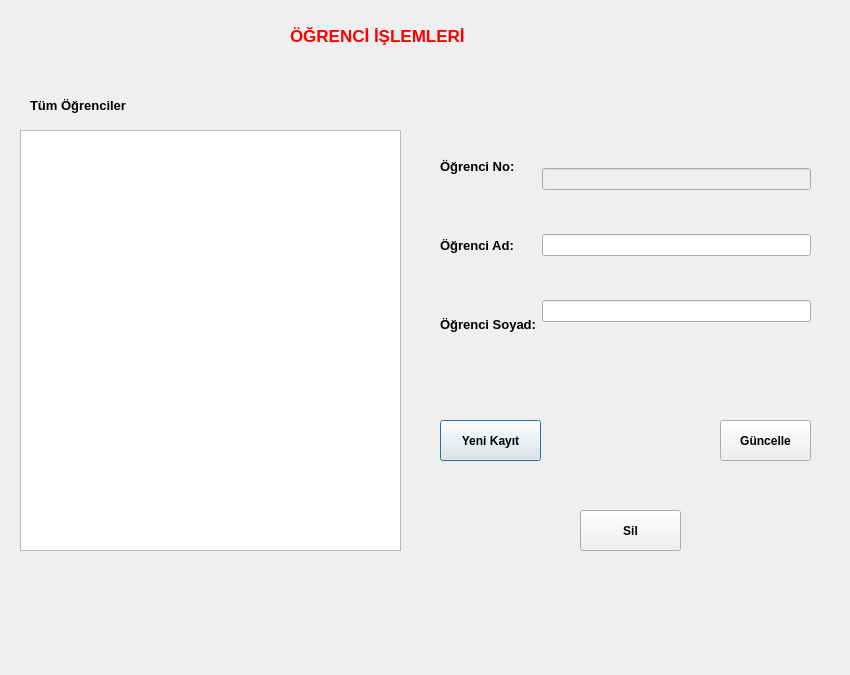
<?xml version="1.0" encoding="UTF-8"?>
<ui version="4.0">
 <class>ogrenci_islemleri</class>
 <widget class="QDialog" name="ogrenci_islemleri">
  <property name="geometry">
   <rect>
    <x>0</x>
    <y>0</y>
    <width>850</width>
    <height>675</height>
   </rect>
  </property>
  <property name="windowTitle">
   <string>Dialog</string>
  </property>
  <widget class="QLabel" name="label">
   <property name="geometry">
    <rect>
     <x>290</x>
     <y>20</y>
     <width>241</width>
     <height>31</height>
    </rect>
   </property>
   <property name="palette">
    <palette>
     <active>
      <colorrole role="WindowText">
       <brush brushstyle="SolidPattern">
        <color alpha="255">
         <red>255</red>
         <green>0</green>
         <blue>0</blue>
        </color>
       </brush>
      </colorrole>
     </active>
     <inactive>
      <colorrole role="WindowText">
       <brush brushstyle="SolidPattern">
        <color alpha="255">
         <red>255</red>
         <green>0</green>
         <blue>0</blue>
        </color>
       </brush>
      </colorrole>
     </inactive>
     <disabled>
      <colorrole role="WindowText">
       <brush brushstyle="SolidPattern">
        <color alpha="255">
         <red>120</red>
         <green>120</green>
         <blue>120</blue>
        </color>
       </brush>
      </colorrole>
     </disabled>
    </palette>
   </property>
   <property name="font">
    <font>
     <pointsize>13</pointsize>
     <weight>75</weight>
     <bold>true</bold>
    </font>
   </property>
   <property name="text">
    <string>ÖĞRENCİ İŞLEMLERİ</string>
   </property>
  </widget>
  <widget class="QTableView" name="tbv_Tum">
   <property name="geometry">
    <rect>
     <x>20</x>
     <y>130</y>
     <width>381</width>
     <height>421</height>
    </rect>
   </property>
  </widget>
  <widget class="QLabel" name="label_2">
   <property name="geometry">
    <rect>
     <x>30</x>
     <y>90</y>
     <width>141</width>
     <height>31</height>
    </rect>
   </property>
   <property name="font">
    <font>
     <pointsize>10</pointsize>
     <weight>75</weight>
     <bold>true</bold>
    </font>
   </property>
   <property name="text">
    <string>Tüm Öğrenciler</string>
   </property>
  </widget>
  <widget class="QPushButton" name="btn_yeniKayit">
   <property name="geometry">
    <rect>
     <x>440</x>
     <y>420</y>
     <width>101</width>
     <height>41</height>
    </rect>
   </property>
   <property name="font">
    <font>
     <pointsize>9</pointsize>
     <weight>75</weight>
     <bold>true</bold>
    </font>
   </property>
   <property name="text">
    <string>Yeni Kayıt</string>
   </property>
  </widget>
  <widget class="QPushButton" name="btn_Guncelle">
   <property name="geometry">
    <rect>
     <x>720</x>
     <y>420</y>
     <width>91</width>
     <height>41</height>
    </rect>
   </property>
   <property name="font">
    <font>
     <pointsize>9</pointsize>
     <weight>75</weight>
     <bold>true</bold>
    </font>
   </property>
   <property name="text">
    <string>Güncelle</string>
   </property>
  </widget>
  <widget class="QPushButton" name="btn_Sil">
   <property name="geometry">
    <rect>
     <x>580</x>
     <y>510</y>
     <width>101</width>
     <height>41</height>
    </rect>
   </property>
   <property name="font">
    <font>
     <pointsize>9</pointsize>
     <weight>75</weight>
     <bold>true</bold>
    </font>
   </property>
   <property name="text">
    <string>Sil</string>
   </property>
  </widget>
  <widget class="QWidget" name="layoutWidget">
   <property name="geometry">
    <rect>
     <x>440</x>
     <y>130</y>
     <width>371</width>
     <height>231</height>
    </rect>
   </property>
   <layout class="QHBoxLayout" name="horizontalLayout">
    <item>
     <layout class="QVBoxLayout" name="verticalLayout">
      <item>
       <widget class="QLabel" name="label_3">
        <property name="font">
         <font>
          <pointsize>10</pointsize>
          <weight>75</weight>
          <bold>true</bold>
         </font>
        </property>
        <property name="text">
         <string>Öğrenci No:</string>
        </property>
       </widget>
      </item>
      <item>
       <widget class="QLabel" name="label_4">
        <property name="font">
         <font>
          <pointsize>10</pointsize>
          <weight>75</weight>
          <bold>true</bold>
         </font>
        </property>
        <property name="text">
         <string>Öğrenci Ad:</string>
        </property>
       </widget>
      </item>
      <item>
       <widget class="QLabel" name="label_5">
        <property name="font">
         <font>
          <pointsize>10</pointsize>
          <weight>75</weight>
          <bold>true</bold>
         </font>
        </property>
        <property name="text">
         <string>Öğrenci Soyad:</string>
        </property>
       </widget>
      </item>
     </layout>
    </item>
    <item>
     <layout class="QVBoxLayout" name="verticalLayout_2">
      <item>
       <widget class="QLineEdit" name="lnedt_ogrNo">
        <property name="enabled">
         <bool>false</bool>
        </property>
       </widget>
      </item>
      <item>
       <widget class="QLineEdit" name="lnedt_ogrAd"/>
      </item>
      <item>
       <widget class="QLineEdit" name="lnedt_ogrSoyad"/>
      </item>
     </layout>
    </item>
   </layout>
  </widget>
 </widget>
 <resources/>
 <connections/>
</ui>
